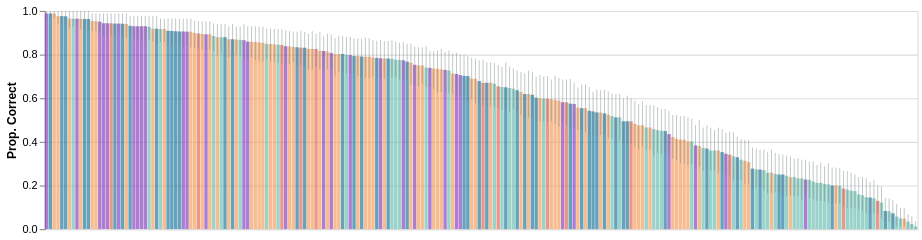

The notebook cell saved with this chart:
### Markdown cell above
Figure 3

### Code cell
item_performance_reliability_plot = create_item_accuracy_chart(
    item_ci_df, 
    domain_order=item_domain_order,
)
item_performance_reliability_plot.save("./figures/item_performance_reliability.pdf")
item_performance_reliability_plot

### Figure 1 — Vega-Lite specification as saved in the notebook (floating-point values rounded to 4 significant figures; data arrays with more than 128 entries replaced by an {"elided": "..."} marker saying what was removed)
{"config": {"view": {"continuousWidth": 300, "continuousHeight": 300}}, "layer": [{"mark": {"type": "bar", "opacity": 0.7}, "encoding": {"color": {"field": "test_type", "legend": null, "scale": {"domain": ["wainer", "ggr-mc", "brbf", "vlat", "calvi"], "range": ["#8947BF", "#e26d5c", "#f4a261", "#247ba0", "#70c1b3"]}, "type": "nominal"}, "x": {"axis": null, "field": "category", "scale": {"domain": {"elided": "230 str values"}}, "title": "Category", "type": "nominal"}, "y": {"field": "mean", "title": "Prop. Correct", "type": "quantitative"}}}, {"mark": {"type": "rule", "opacity": 1, "strokeWidth": 0.4}, "encoding": {"color": {"value": "#717d7e"}, "x": {"field": "category", "type": "nominal"}, "y": {"field": "ci_lower", "type": "quantitative"}, "y2": {"field": "ci_upper"}}}], "data": {"name": "data-52306d34fdf7484c8704378a14e73cad"}, "height": 200, "width": 800, "$schema": "https://vega.github.io/schema/vega-lite/v5.16.3.json", "datasets": {"data-52306d34fdf7484c8704378a14e73cad": {"elided": "230 records"}}}
